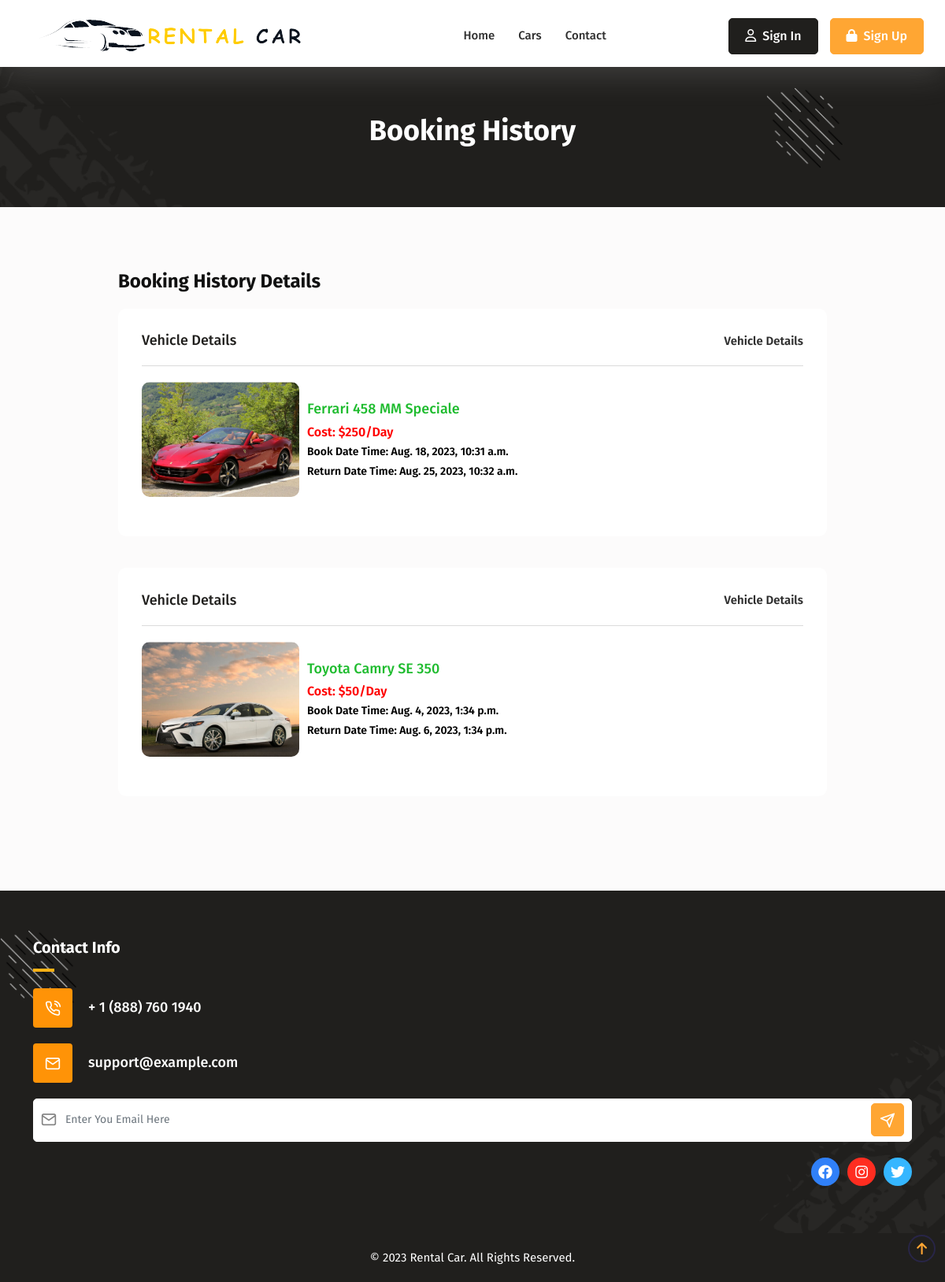
Screenshot of /bookhis with the database file from the repository.
### MyApp/models.py (models this page shows, shortened)
class BookingInfo(models.Model):
    b_id = models.AutoField(primary_key=True)
    b_bookdate = models.DateTimeField()
    b_returndate = models.DateTimeField(null=True)
    b_vehicle = models.ForeignKey(Vehicle, null=True, on_delete=models.CASCADE)
    b_user = models.ForeignKey(user_member, null=True, on_delete=models.CASCADE)

class Vehicle(models.Model):
    v_id = models.AutoField(primary_key=True)
    v_name = models.CharField(max_length=255)
    v_description = models.TextField()
    v_bodyType = models.CharField(max_length=255)
    v_brand = models.IntegerField()
    v_brand = models.ForeignKey(Brand, null=True, on_delete=models.CASCADE)
    v_fuelType = models.CharField(max_length=255)
    v_engine = models.CharField(max_length=255)
    v_powerWindow = models.BooleanField()
    v_bluetooth = models.BooleanField()
    v_keylessStart = models.BooleanField()
    v_cruiseControl = models.BooleanField()
    v_navigation = models.BooleanField()
    v_heatedSeats = models.BooleanField()
    v_price = models.CharField(max_length=255)
    v_image = models.FileField(upload_to="VehicleImages/", default=None)

### MyApp/views.py (the view)
# urls.py: path('bookhis', views.BookingHistory),
def BookingHistory(request):
    bookInfo = BookingInfo.objects.all().order_by('b_id').reverse()
    return render(request, "booking.html", {'book': bookInfo})

### templates/booking.html (shortened to what this page needs)
{% extends 'base.html' %} {% block content %}
<div class="breadcrumb-bar">
 <div class="container">
  <div class="row align-items-center text-center">
   <div class="col-md-12 col-12">
    <h2 class="breadcrumb-title">Booking History</h2>
   </div>
  </div>
 </div>
</div>
<section class="order-confirmation">
 <div class="container">
  <div class="confirm-order">
   <div class="section-title">
    <h3>Booking History Details</h3>
   </div>
   {% for data in book %}
   <div class="booking-details order-confirm-box">
    <div class="row">
     <div class="col-lg-12">
      <div class="confirmation-title">
       <h4>Vehicle Details</h4> <a href="carDetails?id={{data.b_vehicle.v_id}}">Vehicle Details</a>
      </div>
      <div class="order-car"> <span><img src="media/{{data.b_vehicle.v_image}}" alt></span>
       <h5>{{data.b_vehicle.v_name}}<span>Cost: ${{data.b_vehicle.v_price}}/Day</span>
       <span><p style="color: black; font-size: 14px;">Book Date Time: {{data.b_bookdate}}</p></span>
       <span><p style="color: black; font-size: 14px;">Return Date Time: {{data.b_returndate}}</p></span>
       </h5>
      </div>
     </div>
    </div>
   </div>
   {% endfor %}
  </div>
 </div>
</section>
{% endblock content %}

### rows the page displays
BookingInfo: b_vehicle.v_image (picture), b_vehicle.v_name "Ferrari 458 MM Speciale", b_vehicle.v_price "250", b_bookdate "Aug. 18, 2023, 10:31 a.m.", b_returndate "Aug. 25, 2023, 10:32 a.m."
BookingInfo: b_vehicle.v_image (picture), b_vehicle.v_name "Toyota Camry SE 350", b_vehicle.v_price "50", b_bookdate "Aug. 4, 2023, 1:34 p.m.", b_returndate "Aug. 6, 2023, 1:34 p.m."
